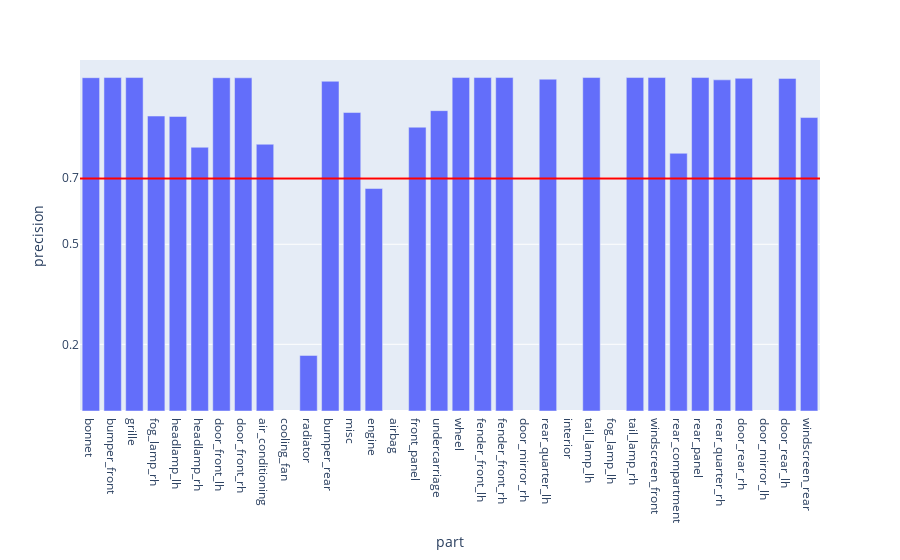

Notebook code cell kept with this figure:
### Code cell
fig = px.bar(evalMetrics, x = 'part', y = 'precision')

fig.add_hline(y=avgRecall, line_width=2, line_color="red")

fig.update_layout(
    yaxis = dict(
        tickmode = 'array',
        tickvals = [np.format_float_positional(avgRecall, 1), 0.2, 0.5, 0.7],
    )
)
fig

### Figure 1 — Plotly figure (JSON) as saved in the notebook; plotly's stock layout.template omitted (floating-point values rounded to 4 significant figures)
{"data": [{"alignmentgroup": "True", "hovertemplate": "part=%{x}<br>precision=%{y}<extra></extra>", "legendgroup": "", "marker": {"color": "#636efa", "pattern": {"shape": ""}}, "name": "", "offsetgroup": "", "orientation": "v", "showlegend": false, "textposition": "auto", "type": "bar", "x": ["bonnet", "bumper_front", "grille", "fog_lamp_rh", "headlamp_lh", "headlamp_rh", "door_front_lh", "door_front_rh", "air_conditioning", "cooling_fan", "radiator", "bumper_rear", "misc", "engine", "airbag", "front_panel", "undercarriage", "wheel", "fender_front_lh", "fender_front_rh", "door_mirror_rh", "rear_quarter_lh", "interior", "tail_lamp_lh", "fog_lamp_lh", "tail_lamp_rh", "windscreen_front", "rear_compartment", "rear_panel", "rear_quarter_rh", "door_rear_rh", "door_mirror_lh", "door_rear_lh", "windscreen_rear"], "xaxis": "x", "y": [0.9995, 1, 1, 0.8845, 0.8833, 0.7909, 0.9995, 0.9992, 0.8, null, 0.1667, 0.9888, 0.8951, 0.6672, null, 0.8511, 0.9007, 1, 1, 1, null, 0.9951, null, 1, null, 1, 1, 0.7728, 1, 0.9931, 0.9978, null, 0.9975, 0.88], "yaxis": "y"}], "layout": {"barmode": "relative", "legend": {"tracegroupgap": 0}, "margin": {"t": 60}, "shapes": [{"line": {"color": "red", "width": 2}, "type": "line", "x0": 0, "x1": 1, "xref": "x domain", "y0": 0.6973, "y1": 0.6973, "yref": "y"}], "xaxis": {"anchor": "y", "domain": [0, 1], "title": {"text": "part"}}, "yaxis": {"anchor": "x", "domain": [0, 1], "tickmode": "array", "tickvals": ["0.7", 0.2, 0.5, 0.7], "title": {"text": "precision"}}}}
